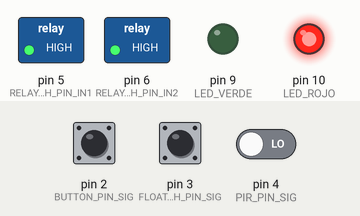
Bench run of a sketch on a simulated Arduino Uno, built with avr-gcc and run on an emulated ATmega328P. Parts: switched loads named in the sketch (green lamp = pin HIGH), output pins drawn as LEDs (lit = HIGH). The test bench sets the inputs (shaded band); at power-on: pin 3 (FLOATSWITCH_PIN_SIG) HIGH, pin 2 (BUTTON_PIN_SIG) HIGH, pin 4 (PIR_PIN_SIG) LOW.

Above: at 12.2 s.
12.3 s: pin 3 (FLOATSWITCH_PIN_SIG) pulled LOW for 3.2 s
At 12.7 s:
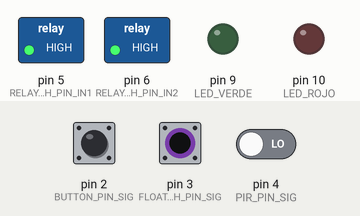
17.0 s: pin 2 (BUTTON_PIN_SIG) pulled LOW for 0.15 s
At 18.1 s:
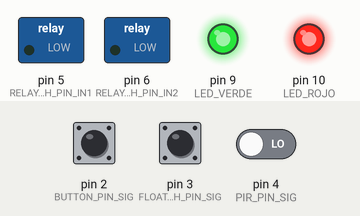
20.1 s: pin 3 (FLOATSWITCH_PIN_SIG) pulled LOW for 0.15 s
At 20.17 s:
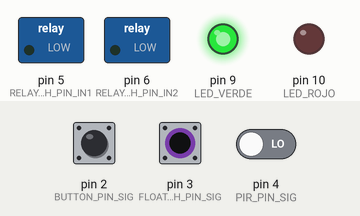
Timing chart, 0 to 24.6 s (numbered marks = the images above; inputs shaded):
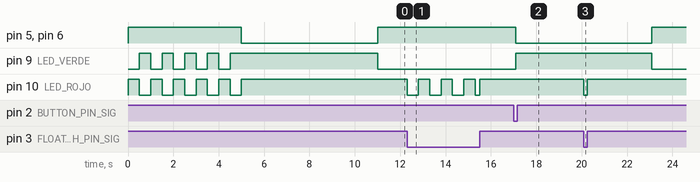

The sketch:

Cabina_Spray_final.ino
```cpp
/*
  Cabina de Spray v10 para Arduino UNO y Nano

  Este sketch se utiliza para actuar una o dos electroválvulas en un sistema de sanitización.
  El sistema cuanta con 3 entradas y 4 salidas.

  Entrada 1: PIR. Debe actuar sobre la salida si y solo si hay agua suficiente en el depósito.
  Entrada 2: Control de nivel de agua.
  Entrada 3: Botón de prueba. Actua sobre la salida haya o no agua en el depósito.
  Salida 1 y 2: Relé. Permite el encendido o apagado de la electroválvula.
  Salida 3: LED Rojo. Parpadea durante la inicialización del PIR o cuando no hay agua.
  Salida 4: LED Verde. Parpadea durante la inicialización del PIR o cuando se activa el relé.

  The circuit:
  list the components attached to each input
  Botón (HW) con debounce (SW) en D2. HIGH si no presioné, sino LOW.
  Nivel de agua (HW) sin debounce (SW) en D3. HIGH si hay agua, sino LOW.
  PIR en D4. HIGH si detecta movimiento, sino LOW.
  list the components attached to each output
  Relé #0 en D5. Normal cerrado (enciendo bomba) en LOW.
  Relé #1 en D6 (opcional según modelo).  Normal cerrado (enciendo bomba) en LOW.
  LED verde en D9.
  LED rojo en D10.

  Creado:  1 de mayo del 2020
  Autor: Norberto Padín
  Modificado: 5 de mayo del 2020 por Norberto Padín
  Modificado: 15 de mayo del 2020 por Norberto Padín

*/

//=======
// Include Libraries

//=======
// Pin Definitions
const byte BUTTON_PIN_SIG = 2;
const byte FLOATSWITCH_PIN_SIG = 3;
const byte PIR_PIN_SIG = 4;
const byte RELAYMODULE2CH_PIN_IN1 = 5;
const byte RELAYMODULE2CH_PIN_IN2 = 6;
const byte LED_VERDE = 9;
const byte LED_ROJO = 10;

//=======
// Global variables and defines
const unsigned long ledInterval = 500;           // interval at which to blink (milliseconds)
const unsigned long pumpInterval = 6000;           // interval at which to turn on the PUMP (milliseconds)
const unsigned long debounceDelay = 100;    // the debounce time; increase if the output flickers
const int calibrationTime = 5;          // calibration time 30seg

//=======
// Define an array for the 2ch relay module pins
int RelayModule2chPins[] = { RELAYMODULE2CH_PIN_IN1, RELAYMODULE2CH_PIN_IN2 };

//=======
//------- VARIABLES (will change)
unsigned long currentMillis;       // stores the value of millis() in each iteration of loop()
unsigned long lastDebounceTime;    // the last time the output pin was toggled
unsigned long previousLedMillis;   // will store last time LED was updated
unsigned long previousPumpMillis;  // will store last time PUMP was updated

bool ledState = LOW;               // ledState used to set the LED
bool pumpState = HIGH;             // pumpState used to set the PUMP
bool pirState = LOW;               // we start, assuming no motion detected
bool motion = LOW;
bool reading = HIGH;
bool buttonState = HIGH;           // the current reading from the input pin
bool lastButtonState = HIGH;       // the previous reading from the input pin
bool button = false;
bool water = false;
bool movement = false;
bool enabled = false;
bool readyToPump = true;

//========
// Inicialización
void setup() {

  // set the Led pins as output:
  pinMode(LED_ROJO, OUTPUT);
  pinMode(LED_VERDE, OUTPUT);

  // set the pushbutton pin as input with an external pullup resistor to ensure it defaults to HIGH
  pinMode(BUTTON_PIN_SIG, INPUT);

  // initialize the water level sensor pin as an input with an external pullup resistor to ensure it defaults to HIGH
  pinMode(FLOATSWITCH_PIN_SIG, INPUT);

  // initialize the movement sensor pin as an input:
  pinMode(PIR_PIN_SIG, INPUT);

  // initialize the relays pins as an output and turn them off:
  pinMode(RELAYMODULE2CH_PIN_IN1, OUTPUT);
  pinMode(RELAYMODULE2CH_PIN_IN2, OUTPUT);
  digitalWrite(RelayModule2chPins[0], HIGH);
  digitalWrite(RelayModule2chPins[1], HIGH);

  // Turn the LEDs off
  digitalWrite(LED_ROJO, LOW);
  digitalWrite(LED_VERDE, LOW);

  //  Calibrate PIR sensor
  for (int i = 0; i < calibrationTime; i++) {
    digitalWrite(LED_ROJO, HIGH);
    delay(500);
    digitalWrite(LED_ROJO, LOW);
    digitalWrite(LED_VERDE, HIGH);
    delay(500);
    digitalWrite(LED_VERDE, LOW);
    digitalWrite(LED_ROJO, HIGH);
  }

  //  Cargar sistema
  pumpState = LOW;
  digitalWrite(LED_VERDE, !pumpState);
  digitalWrite(RelayModule2chPins[0], pumpState);   // Prendo la bomba activando el relay
  digitalWrite(RelayModule2chPins[1], pumpState);   // Prendo la electroválvula activando el relay
  delay(6000);
  pumpState = HIGH;
  enabled = false;
  readyToPump = false;
  digitalWrite(LED_VERDE, !pumpState);
  digitalWrite(RelayModule2chPins[0], pumpState);   // Apago la bomba activando el relay
  digitalWrite(RelayModule2chPins[1], pumpState);   // Apago la electroválvula activando el relay

}

// Global functions declaration

//=======
// Función de detección de nivel de agua, retorna FALSE si falta agua, retorna TRUE si esta OK
bool Water_Sensor() {
  if (digitalRead(FLOATSWITCH_PIN_SIG) == 0) {    //LOW-LEVEL
    return false;
  } else {   //HIGH-LEVEL
    return true;
  }
}

//=======
// Función de detección de movimiento
bool Movement_Sensor() {
  motion = digitalRead(PIR_PIN_SIG);
  if (motion == HIGH) {
    if (pirState == LOW) {
      pirState = HIGH;
      return true;
    }
  } else if (pirState == HIGH) {
    pirState = LOW;
    return false;
  }
  else {
    return false;
  }
  return false;
}

//=======
// Función de encendido de bomba
void Prender_Bomba() {
  pumpState = digitalRead(RelayModule2chPins[0]);  // Leo el estado de la bomba, encendida LOW, apagada HIGH
  if (readyToPump == true && pumpState == HIGH) {  // Si (presionaron botón || (se detectó movimiento && hay agua)) && bomba apagada
    previousPumpMillis = currentMillis;              // Capto el inicio del bombe
    enabled = true;                                  // Bomba habilitada
  }
  if (enabled == true) {                           // software timer is active ?
    if (currentMillis - previousPumpMillis >= pumpInterval) {  // Acumulo tiempo de actividad de la bomba y comparo contra el seteo
      pumpState = HIGH;                              // Inicializo variable para apagar relé y LED verde
      enabled = false;                               // Desactivo el software timer
      readyToPump = true;                            // Habilito lecturas de los sensores
      digitalWrite(LED_VERDE, !pumpState);           // Apago LED verde
      digitalWrite(RelayModule2chPins[0], pumpState); // Apago la bomba activando el relay
      digitalWrite(RelayModule2chPins[1], pumpState); // Apago la electroválvula activando el relay
    } else {                                          // Si no transcurrió el timer de actividad, prender todo
      pumpState = LOW;                                // Inicializo variable para encender relé y LED verde
      enabled = true;                                 // Activo el software timer
      readyToPump = false;                            // Dejo de aceptar lecturas de los sensores
      digitalWrite(LED_VERDE, !pumpState);
      digitalWrite(RelayModule2chPins[0], pumpState); // Prendo la bomba activando el relay
      digitalWrite(RelayModule2chPins[1], pumpState); // Prendo la electroválvula activando el relay
    }
  }
}
//=======
// Función de encendido de LED rojo, fijo o titilante
void red_Led(bool nivel) {
  if (nivel) {
    ledState = HIGH;
    digitalWrite(LED_ROJO, ledState);
  } else {
    if (currentMillis - previousLedMillis >= ledInterval) {
      previousLedMillis = currentMillis;  // save the last time you blinked the LED
      if (ledState == LOW) {              // if the LED is off turn it on and vice-versa:
        ledState = HIGH;
      } else {
        ledState = LOW;
      }
      digitalWrite(LED_ROJO, ledState);   // set the LED with the ledState of the variable:
    }
  }
}
//=======
// Función de lectura del botón con debouncing
bool readButton() {
  reading = digitalRead(BUTTON_PIN_SIG);     /* read the state of the switch into a local variable:
                                      check to see if you just pressed the button
                                      (i.e. the input went from HIGH to LOW), and you've waited long enough
                                      since the last press to ignore any noise:
*/
  if (reading != lastButtonState) {          // If the switch changed, due to noise or pressing:
    lastDebounceTime = currentMillis;        // reset the debouncing timer
  }
  if (currentMillis - lastDebounceTime >= debounceDelay) {
    /* whatever the reading is at, it's been there for longer than
                                                          the debounce delay, so take it as the actual current state:
    */
    if (reading != buttonState) {            // if the button state has changed:
      buttonState = reading;
      if (buttonState == LOW) {              // return true if the new button state is LOW
        lastButtonState = reading;
        return true;
      }
    }
  }
  lastButtonState = reading;
  return false;
}
//=======
// Main programm
void loop() {
  currentMillis = millis();
  button = readButton();
  water = Water_Sensor();
  movement = Movement_Sensor();
  if (button || (water && movement)) {
    readyToPump = true;
  } else {
    readyToPump = false;
  }
  Prender_Bomba();
  red_Led(water);
}
```

Measured:
- after the input at 12.3 s, pin 10 (LED_ROJO): goes 3 × (LOW 0.50 s, HIGH 0.50 s), LOW 0.20 s, then HIGH, starting at once
- after the input at 17.0 s, pin 5 (RELAYMODULE2CH_PIN_IN1), pin 6 (RELAYMODULE2CH_PIN_IN2): HIGH → LOW after 0.10 s; pin 9 (LED_VERDE): LOW → HIGH after 0.10 s
- after the input at 20.1 s, pin 10 (LED_ROJO): HIGH → LOW at once, → HIGH 0.15 s later
